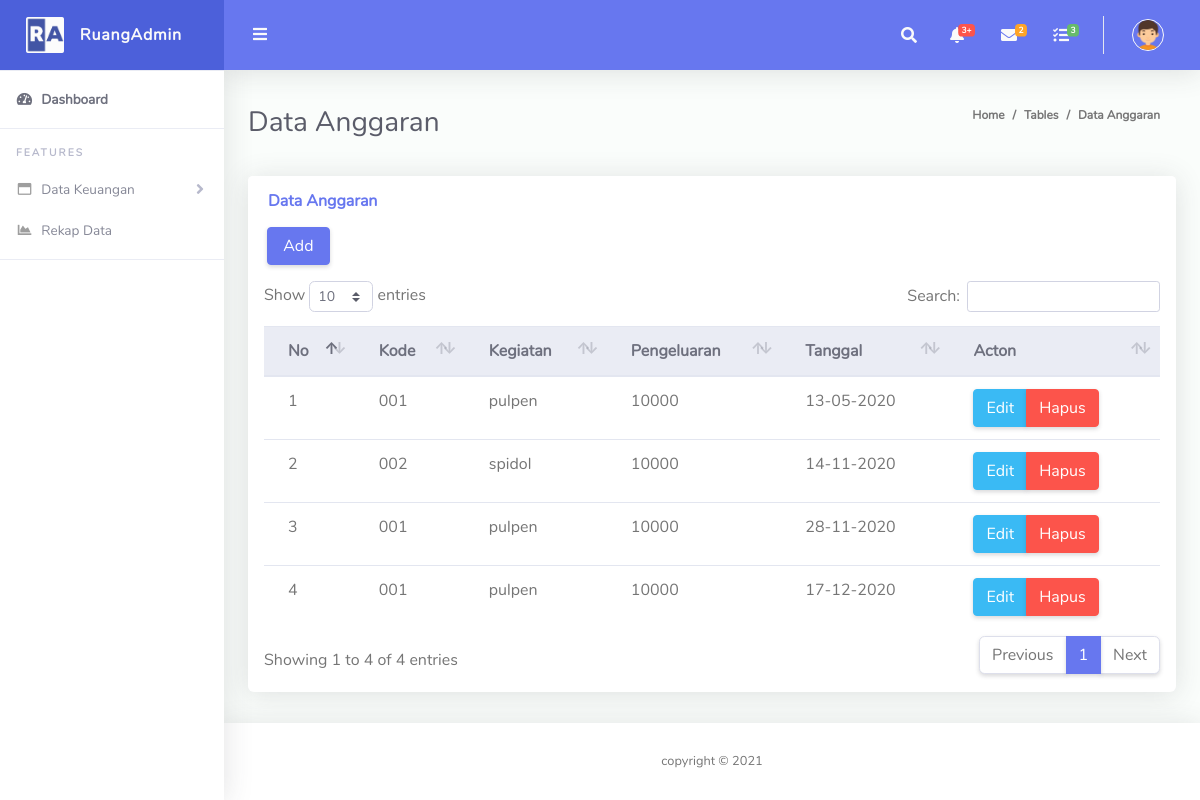
/index.php/transaksi, run on an earlier commit of the app's database.
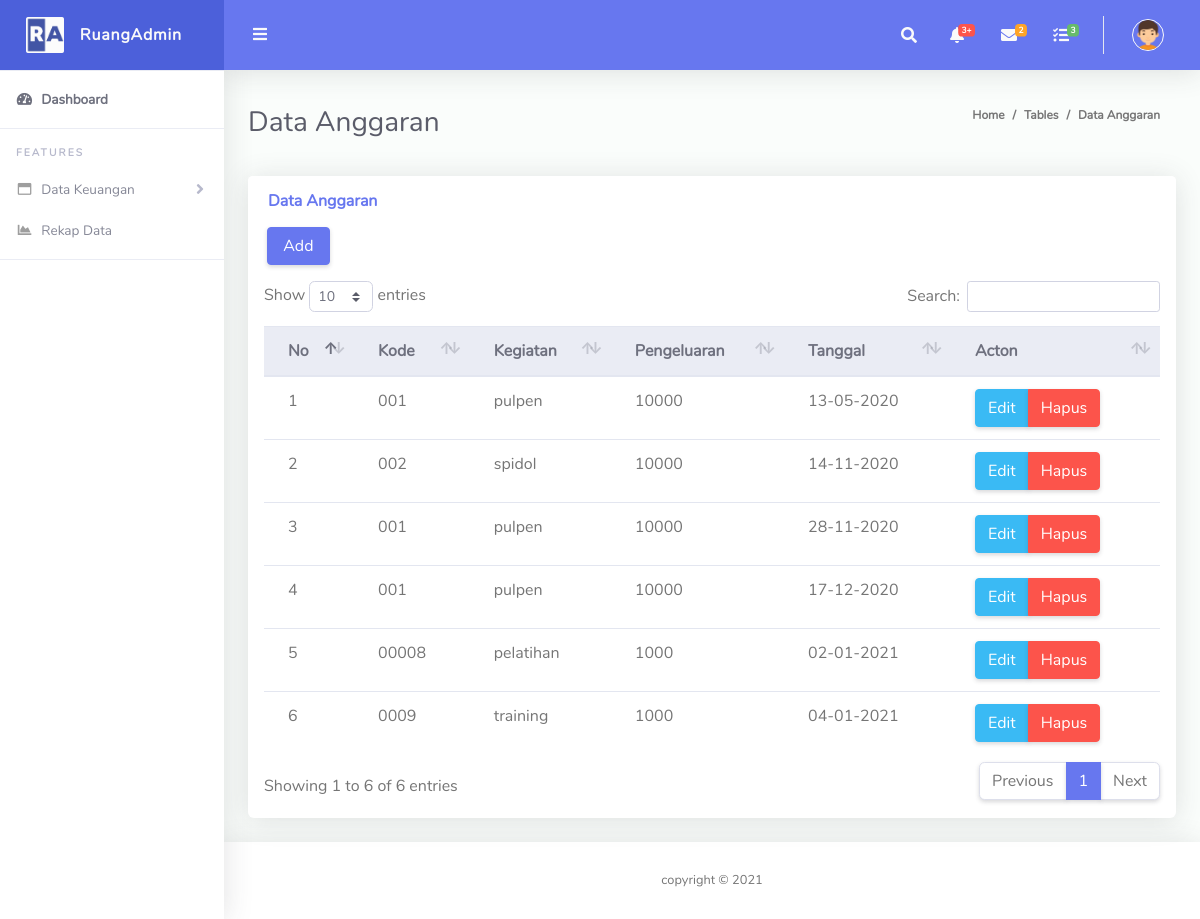
And on a later commit of the database.
### tables this page shows
CREATE TABLE `transaksi` (
  `id` int NOT NULL,
  `kode` varchar(255) NOT NULL,
  `kegiatan` varchar(255) NOT NULL,
  `pengeluaran` varchar(255) NOT NULL,
  `created_at` date DEFAULT NULL,
  `update_at` date DEFAULT NULL
);

### application/controllers/Transaksi.php (called while the page is built, shortened)
<?php
class Transaksi extends CI_Controller
{
	public function __construct()
	{
		$this->load->model('transaksi_model');
		$this->load->model('anggaran_model');
	}
	public function index()
	{
		$data['user'] = $this->db->get_where('users', ['email' => $this->session->userdata('email')])->row_array();
		$data['transaksi'] = $this->transaksi_model->get_data()->result();
		$data['anggaran']	= $this->anggaran_model->get_data()->result();
		$this->load->view('admin/transaksi/index', $data);
	}
}

### index.php (called while the page is built, shortened)
<?php
require_once BASEPATH.'core/CodeIgniter.php';

### application/models/Transaksi_model.php (called while the page is built, shortened)
<?php if (!defined('BASEPATH')) exit('No direct script access allowed');
class Transaksi_model extends CI_Model
{
	function get_data()
	{
		return $this->db->get('transaksi');
	}
}

### application/views/admin/transaksi/index.php (the view, shortened to what this page needs)
<link href="<?= base_url('assets/'); ?>vendor/datatables/dataTables.bootstrap4.min.css" rel="stylesheet">
<div class="container-fluid" id="container-wrapper">
	<div class="d-sm-flex align-items-center justify-content-between mb-4">
		<h1 class="h3 mb-0 text-gray-800">Data Anggaran</h1>
		<ol class="breadcrumb">
			<li class="breadcrumb-item">
				<aanggaran copy href="./">Home</aanggaran>
			</li>
			<li class="breadcrumb-item">Tables</li>
			<li class="breadcrumb-item active" aria-current="page">Data Anggaran</li>
		</ol>
	</div>
	<div class="row">
		<div class="col-lg-12">
			<div class="card mb-4">
				<div class="card-header py-3 d-flex flex-row align-items-center justify-content-between">
					<h6 class="m-0 font-weight-bold text-primary">Data Anggaran</h6>
				</div>
				<div style="padding-left: 2%;">
					<button type="button" class="btn btn-primary" style="width:7%;" data-toggle="modal" data-target="#exampleModal">
						Add
					</button>
				</div>
				<div class="table-responsive p-3">
					<table class="table align-items-center table-flush" id="dataTable">
						<thead class="thead-light">
							<tr>
								<th>No</th>
								<th>Kode</th>
								<th>Kegiatan</th>
								<th>Pengeluaran</th>
								<th>Tanggal</th>
								<th>Acton</th>
							</tr>
						</thead>
						<tbody>
							<?php $no = 1; ?>
							<?php foreach ($transaksi as $item) { ?>
								<tr>
									<td><?= $no++ ?></td>
									<td><?= $item->kode ?></td>
									<td><?= $item->kegiatan ?></td>
									<td><?= $item->pengeluaran ?></td>
									<td><?= date("d-m-Y", strtotime($item->created_at)) ?></td>
									<td>
										<div class="btn-group">
											<a href="" class="btn btn-info" data-toggle="modal" data-target="#exampleModalEdit<?= $item->id ?>">Edit</a>
											<a class="btn btn-danger" type="button" href="<?= base_url('transaksi/destroy/' . $item->id) ?> " onclick="return confirm('Hapus data?');">
												Hapus
											</a>
										</div>
									</td>
								</tr>
							<?php } ?>
						</tbody>
					</table>
				</div>
			</div>
		</div>
	</div>
</div>
</body>
</html>

What changed in the data, as far as the page shows it:
added transaksi: kode "00008", kegiatan "pelatihan", pengeluaran "1000", created_at "02-01-2021"
added transaksi: kode "0009", kegiatan "training", pengeluaran "1000", created_at "04-01-2021"
Also different on the page:
text written by a page script: "Show entries Search: Showing 1 to 4 of 4 entries Previous 1 Next" → "Show entries Search: Showing 1 to 6 of 6 entries Previous 1 Next"
